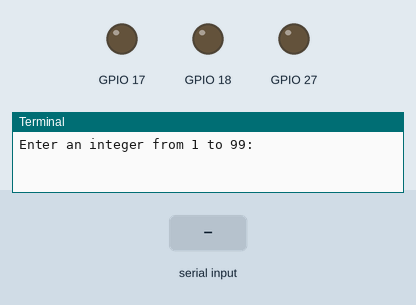
Simulated run of this program. Board: Raspberry Pi (BCM pin numbers). On the bench: output pins drawn as LEDs (lit = HIGH), the last lines printed to the terminal. The test bench sets the inputs (shaded band). Random numbers come from a fixed seed.

Above: at 1.2 s.
1.3 s: "5" typed at the terminal, then Enter
At 2.3 s:
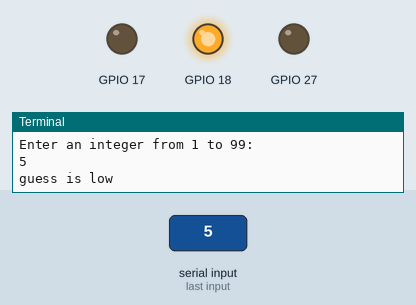
4.3 s: "90" typed at the terminal, then Enter
At 5.7 s:
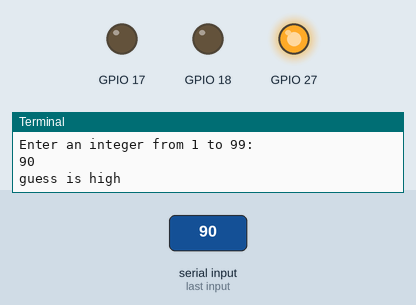
7.3 s: "200" typed at the terminal, then Enter
At 9.6 s:
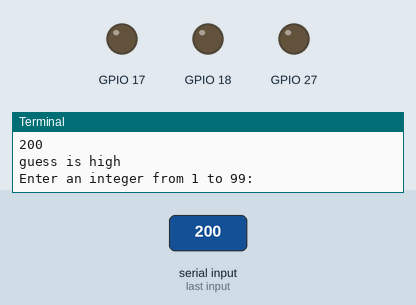
10.3 s: "1" typed at the terminal, then Enter
At 11.5 s:
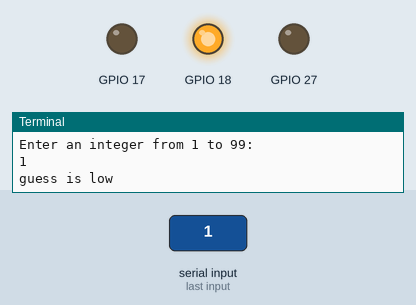
Timing chart, 0 to 13.8 s (numbered marks = the images above; inputs shaded):
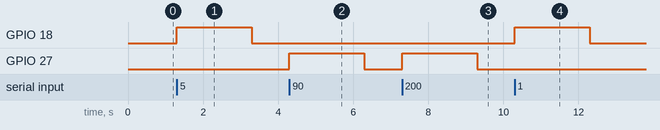

Measured:
- after the input at 1.3 s, GPIO 18: LOW → HIGH at once, → LOW 2.0 s later
- after the input at 4.3 s, GPIO 27: LOW → HIGH at once, → LOW 2.0 s later
- after the input at 7.3 s, GPIO 27: LOW → HIGH at once, → LOW 2.0 s later
- after the input at 10.3 s, GPIO 18: LOW → HIGH at once, → LOW 2.0 s later

The program:

guessing_game.py
```python
# ODI0NzIxNzc5MzIxNzMzMTYw.YFzgAg.7QK1022XWfl9ZJe-S-TDJ4X27Lk
import random
import RPi.GPIO as GPIO
import time
GPIO.setmode(GPIO.BCM)
GPIO.setwarnings(False)
GPIO.setup(17,GPIO.OUT)
GPIO.setup(18,GPIO.OUT)
GPIO.setup(27,GPIO.OUT)


n = random.randint(1, 99)

guess = int(input("Enter an integer from 1 to 99: "))

while n != "guess":

  print

  if guess < n:

    print("guess is low")
    GPIO.output(18,GPIO.HIGH)
    time.sleep(2)
    GPIO.output(18,GPIO.LOW)
    guess = int(input("Enter an integer from 1 to 99: "))

  elif guess > n:

    print ("guess is high")
    GPIO.output(27,GPIO.HIGH)
    time.sleep(2)
    GPIO.output(27,GPIO.LOW)
    guess = int(input("Enter an integer from 1 to 99: "))

  else:

    print ("you guessed it!")
    GPIO.output(17,GPIO.HIGH)
    time.sleep(2)
    GPIO.output(17,GPIO.LOW)

    break
```
